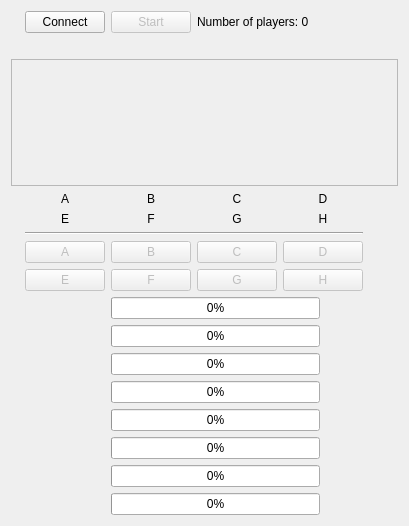
<?xml version="1.0" encoding="UTF-8"?>
<ui version="4.0">
 <class>ChatWindow</class>
 <widget class="QWidget" name="ChatWindow">
  <property name="geometry">
   <rect>
    <x>0</x>
    <y>0</y>
    <width>409</width>
    <height>526</height>
   </rect>
  </property>
  <property name="windowTitle">
   <string>Dobble</string>
  </property>
  <layout class="QGridLayout" name="gridLayout">
   <item row="11" column="8">
    <widget class="QLabel" name="cardsLeft1">
     <property name="text">
      <string/>
     </property>
     <property name="alignment">
      <set>Qt::AlignCenter</set>
     </property>
    </widget>
   </item>
   <item row="9" column="3" colspan="2">
    <widget class="QPushButton" name="buttonB">
     <property name="enabled">
      <bool>false</bool>
     </property>
     <property name="text">
      <string>B</string>
     </property>
    </widget>
   </item>
   <item row="7" column="7" colspan="2">
    <widget class="QLabel" name="labelH">
     <property name="text">
      <string>H</string>
     </property>
     <property name="alignment">
      <set>Qt::AlignCenter</set>
     </property>
    </widget>
   </item>
   <item row="6" column="5" colspan="2">
    <widget class="QLabel" name="labelC">
     <property name="text">
      <string>C</string>
     </property>
     <property name="alignment">
      <set>Qt::AlignCenter</set>
     </property>
    </widget>
   </item>
   <item row="10" column="5" colspan="2">
    <widget class="QPushButton" name="buttonG">
     <property name="enabled">
      <bool>false</bool>
     </property>
     <property name="text">
      <string>G</string>
     </property>
    </widget>
   </item>
   <item row="10" column="7" colspan="2">
    <widget class="QPushButton" name="buttonH">
     <property name="enabled">
      <bool>false</bool>
     </property>
     <property name="text">
      <string>H</string>
     </property>
    </widget>
   </item>
   <item row="6" column="3" colspan="2">
    <widget class="QLabel" name="labelB">
     <property name="text">
      <string>B</string>
     </property>
     <property name="alignment">
      <set>Qt::AlignCenter</set>
     </property>
    </widget>
   </item>
   <item row="11" column="1" colspan="2">
    <widget class="QLabel" name="playerName1">
     <property name="text">
      <string/>
     </property>
    </widget>
   </item>
   <item row="4" column="1" colspan="9">
    <widget class="QLabel" name="countDown">
     <property name="minimumSize">
      <size>
       <width>357</width>
       <height>0</height>
      </size>
     </property>
     <property name="text">
      <string/>
     </property>
    </widget>
   </item>
   <item row="7" column="5" colspan="2">
    <widget class="QLabel" name="labelG">
     <property name="text">
      <string>G</string>
     </property>
     <property name="alignment">
      <set>Qt::AlignCenter</set>
     </property>
    </widget>
   </item>
   <item row="6" column="7" colspan="2">
    <widget class="QLabel" name="labelD">
     <property name="text">
      <string>D</string>
     </property>
     <property name="alignment">
      <set>Qt::AlignCenter</set>
     </property>
    </widget>
   </item>
   <item row="9" column="1" colspan="2">
    <widget class="QPushButton" name="buttonA">
     <property name="enabled">
      <bool>false</bool>
     </property>
     <property name="text">
      <string>A</string>
     </property>
    </widget>
   </item>
   <item row="7" column="3" colspan="2">
    <widget class="QLabel" name="labelF">
     <property name="text">
      <string>F</string>
     </property>
     <property name="alignment">
      <set>Qt::AlignCenter</set>
     </property>
    </widget>
   </item>
   <item row="10" column="1" colspan="2">
    <widget class="QPushButton" name="buttonE">
     <property name="enabled">
      <bool>false</bool>
     </property>
     <property name="text">
      <string>E</string>
     </property>
    </widget>
   </item>
   <item row="8" column="1" colspan="8">
    <widget class="Line" name="line">
     <property name="orientation">
      <enum>Qt::Horizontal</enum>
     </property>
    </widget>
   </item>
   <item row="9" column="5" colspan="2">
    <widget class="QPushButton" name="buttonC">
     <property name="enabled">
      <bool>false</bool>
     </property>
     <property name="text">
      <string>C</string>
     </property>
    </widget>
   </item>
   <item row="10" column="3" colspan="2">
    <widget class="QPushButton" name="buttonF">
     <property name="enabled">
      <bool>false</bool>
     </property>
     <property name="text">
      <string>F</string>
     </property>
    </widget>
   </item>
   <item row="11" column="3" colspan="5">
    <widget class="QProgressBar" name="progressBar_1">
     <property name="enabled">
      <bool>true</bool>
     </property>
     <property name="value">
      <number>0</number>
     </property>
    </widget>
   </item>
   <item row="3" column="3" colspan="2">
    <widget class="QPushButton" name="startButton">
     <property name="enabled">
      <bool>false</bool>
     </property>
     <property name="text">
      <string>Start</string>
     </property>
    </widget>
   </item>
   <item row="7" column="1" colspan="2">
    <widget class="QLabel" name="labelE">
     <property name="text">
      <string>E</string>
     </property>
     <property name="alignment">
      <set>Qt::AlignCenter</set>
     </property>
    </widget>
   </item>
   <item row="3" column="1" colspan="2">
    <widget class="QPushButton" name="connectButton">
     <property name="text">
      <string>Connect</string>
     </property>
    </widget>
   </item>
   <item row="9" column="7" colspan="2">
    <widget class="QPushButton" name="buttonD">
     <property name="enabled">
      <bool>false</bool>
     </property>
     <property name="text">
      <string>D</string>
     </property>
    </widget>
   </item>
   <item row="5" column="0" colspan="10">
    <widget class="QListView" name="chatView">
     <property name="enabled">
      <bool>false</bool>
     </property>
     <property name="editTriggers">
      <set>QAbstractItemView::NoEditTriggers</set>
     </property>
    </widget>
   </item>
   <item row="6" column="1" colspan="2">
    <widget class="QLabel" name="labelA">
     <property name="text">
      <string>A</string>
     </property>
     <property name="alignment">
      <set>Qt::AlignCenter</set>
     </property>
    </widget>
   </item>
   <item row="12" column="1" colspan="2">
    <widget class="QLabel" name="playerName2">
     <property name="text">
      <string/>
     </property>
    </widget>
   </item>
   <item row="13" column="1" colspan="2">
    <widget class="QLabel" name="playerName3">
     <property name="text">
      <string/>
     </property>
    </widget>
   </item>
   <item row="14" column="1" colspan="2">
    <widget class="QLabel" name="playerName4">
     <property name="text">
      <string/>
     </property>
    </widget>
   </item>
   <item row="15" column="1" colspan="2">
    <widget class="QLabel" name="playerName5">
     <property name="text">
      <string/>
     </property>
    </widget>
   </item>
   <item row="16" column="1" colspan="2">
    <widget class="QLabel" name="playerName6">
     <property name="text">
      <string/>
     </property>
    </widget>
   </item>
   <item row="17" column="1" colspan="2">
    <widget class="QLabel" name="playerName7">
     <property name="text">
      <string/>
     </property>
    </widget>
   </item>
   <item row="18" column="1" colspan="2">
    <widget class="QLabel" name="playerName8">
     <property name="text">
      <string/>
     </property>
    </widget>
   </item>
   <item row="12" column="8">
    <widget class="QLabel" name="cardsLeft2">
     <property name="text">
      <string/>
     </property>
     <property name="alignment">
      <set>Qt::AlignCenter</set>
     </property>
    </widget>
   </item>
   <item row="13" column="8">
    <widget class="QLabel" name="cardsLeft3">
     <property name="text">
      <string/>
     </property>
     <property name="alignment">
      <set>Qt::AlignCenter</set>
     </property>
    </widget>
   </item>
   <item row="14" column="8">
    <widget class="QLabel" name="cardsLeft4">
     <property name="text">
      <string/>
     </property>
     <property name="alignment">
      <set>Qt::AlignCenter</set>
     </property>
    </widget>
   </item>
   <item row="15" column="8">
    <widget class="QLabel" name="cardsLeft5">
     <property name="text">
      <string/>
     </property>
     <property name="alignment">
      <set>Qt::AlignCenter</set>
     </property>
    </widget>
   </item>
   <item row="16" column="8">
    <widget class="QLabel" name="cardsLeft6">
     <property name="text">
      <string/>
     </property>
     <property name="alignment">
      <set>Qt::AlignCenter</set>
     </property>
    </widget>
   </item>
   <item row="17" column="8">
    <widget class="QLabel" name="cardsLeft7">
     <property name="text">
      <string/>
     </property>
     <property name="alignment">
      <set>Qt::AlignCenter</set>
     </property>
    </widget>
   </item>
   <item row="18" column="8">
    <widget class="QLabel" name="cardsLeft8">
     <property name="text">
      <string/>
     </property>
     <property name="alignment">
      <set>Qt::AlignCenter</set>
     </property>
    </widget>
   </item>
   <item row="12" column="3" colspan="5">
    <widget class="QProgressBar" name="progressBar_2">
     <property name="enabled">
      <bool>true</bool>
     </property>
     <property name="value">
      <number>0</number>
     </property>
    </widget>
   </item>
   <item row="13" column="3" colspan="5">
    <widget class="QProgressBar" name="progressBar_3">
     <property name="value">
      <number>0</number>
     </property>
    </widget>
   </item>
   <item row="14" column="3" colspan="5">
    <widget class="QProgressBar" name="progressBar_4">
     <property name="value">
      <number>0</number>
     </property>
    </widget>
   </item>
   <item row="15" column="3" colspan="5">
    <widget class="QProgressBar" name="progressBar_5">
     <property name="value">
      <number>0</number>
     </property>
    </widget>
   </item>
   <item row="16" column="3" colspan="5">
    <widget class="QProgressBar" name="progressBar_6">
     <property name="value">
      <number>0</number>
     </property>
    </widget>
   </item>
   <item row="17" column="3" colspan="5">
    <widget class="QProgressBar" name="progressBar_7">
     <property name="value">
      <number>0</number>
     </property>
    </widget>
   </item>
   <item row="18" column="3" colspan="5">
    <widget class="QProgressBar" name="progressBar_8">
     <property name="value">
      <number>0</number>
     </property>
    </widget>
   </item>
   <item row="3" column="5" colspan="4">
    <widget class="QLabel" name="playerCount">
     <property name="text">
      <string>Number of players: 0</string>
     </property>
    </widget>
   </item>
  </layout>
 </widget>
 <resources/>
 <connections/>
</ui>
